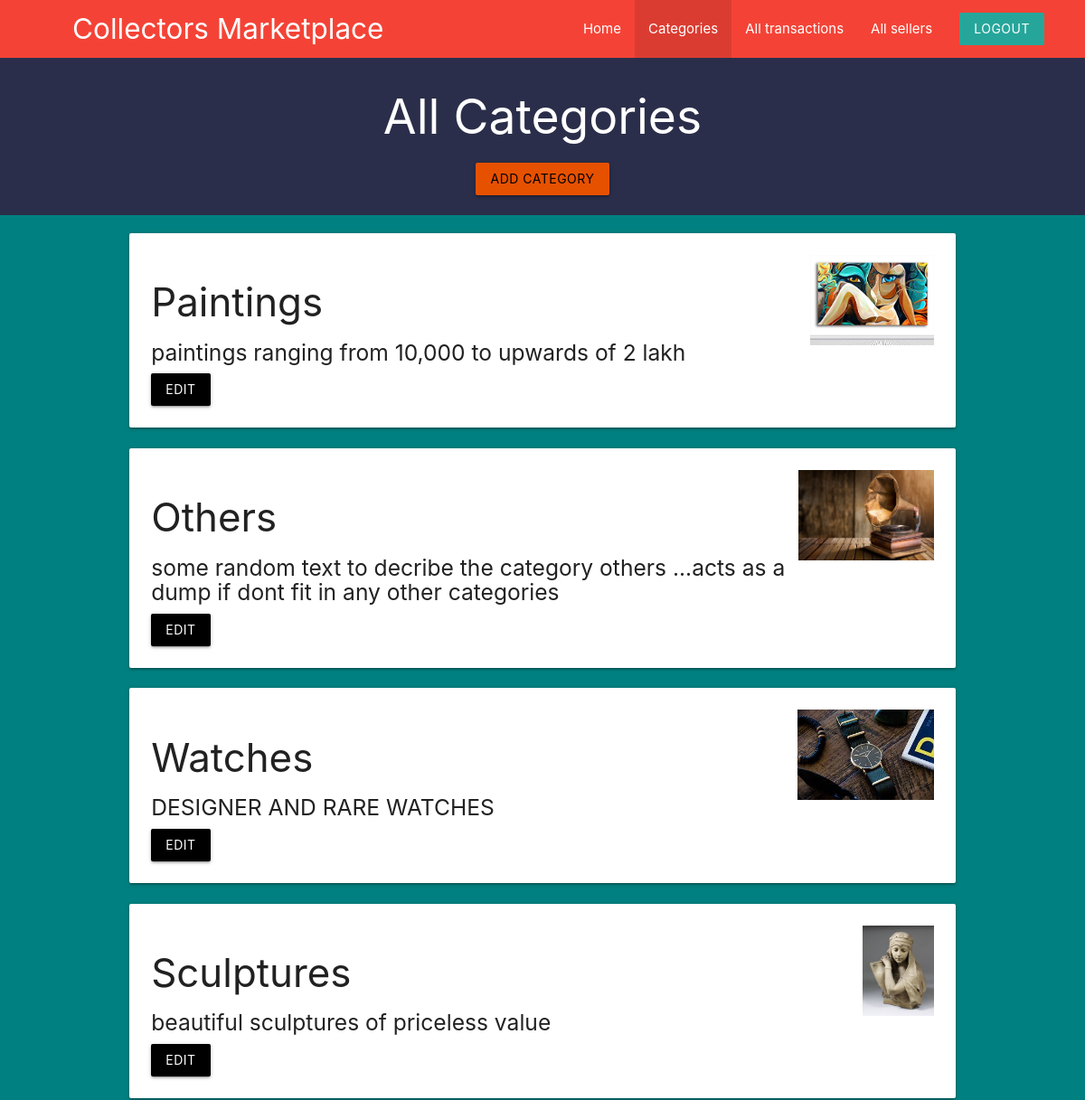
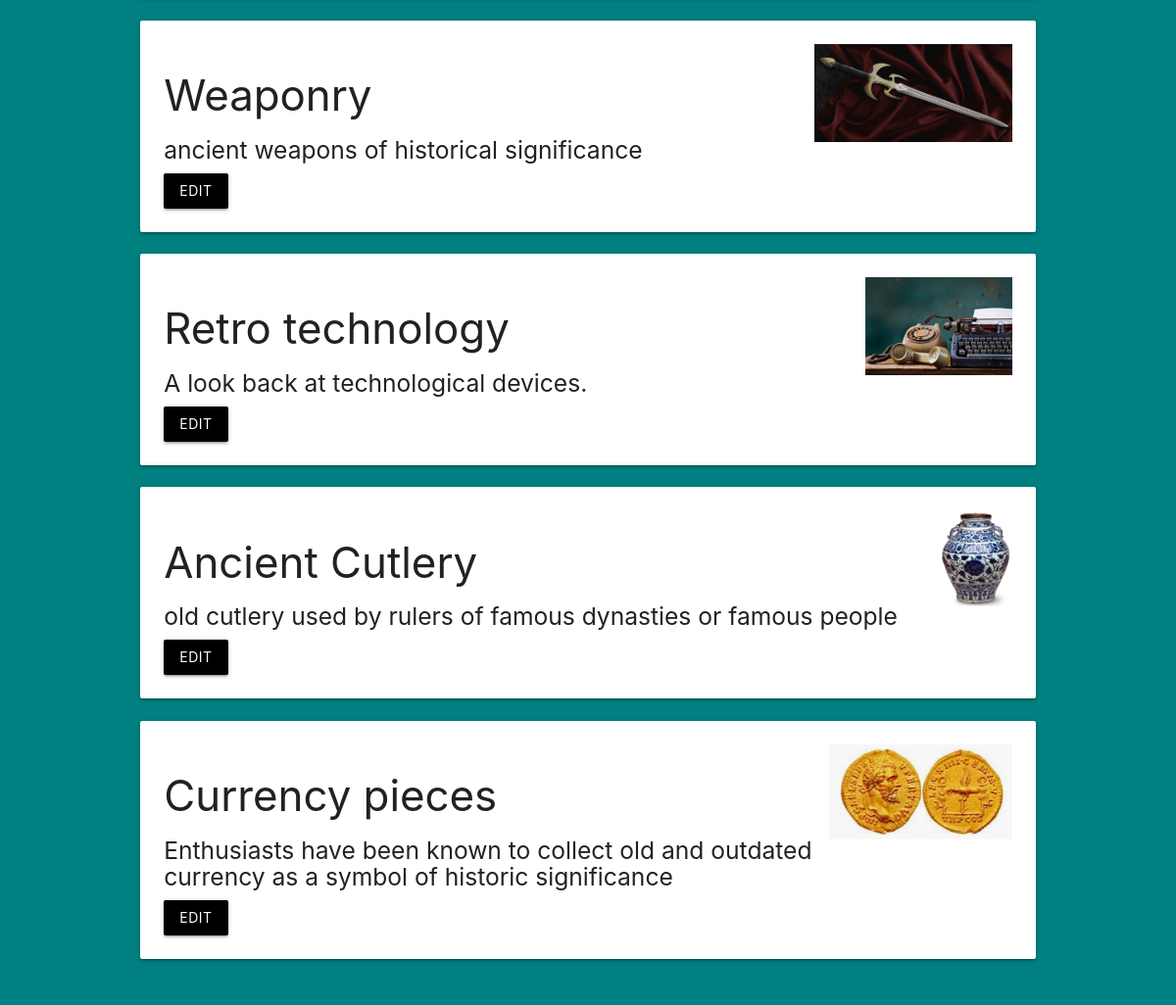
The app's page /admin/admin_categories.php (signed in) with its own data (2 pictures, top to bottom).
### tables this page shows
CREATE TABLE `category` (
  `cat_id` int(5) NOT NULL,
  `cat_name` varchar(255) NOT NULL,
  `cat_image` varchar(255) NOT NULL,
  `cat_status` tinyint(4) NOT NULL DEFAULT 1,
  `cat_description` text NOT NULL
);

### admin/admin_categories.php (the view, shortened to what this page needs)
<?php
    include("../templates/database_conn.php");
    $sql1="SELECT * FROM `category`";
    $res2=mysqli_query($con,$sql1);
    $row2 = mysqli_fetch_all($res2, MYSQLI_ASSOC);
?>
<!DOCTYPE html>
<html lang="en">
<head>
    <link rel="stylesheet" href="https://cdnjs.cloudflare.com/ajax/libs/materialize/1.0.0/css/materialize.min.css">
    <link rel="stylesheet" href="../templates/stylesheet.css">
</head>
<body style="background-color:#2b2e4a;" >
<nav class="red z-depth-0" style="padding-right: 30px;padding-left: 80px;">
		<div>
			<a href="#" class="brand-logo brand-text hide-on-med-and-down">Collectors Marketplace</a>
            <ul id="nav-mobile" class="right">
                <li><a href="adminpage.php">Home</a></li>
                <li class="active"><a href="admin_categories.php">Categories</a></li>
                <li><a href="all_transactions.php">All transactions</a></li>
                <li><a href="All_sellers.php">All sellers</a></li>
				<li><a href="admin_logout.php" class="btn brand z-depth-0">Logout</a></li>
		    </ul>
        </div>
</nav>
<div class="center">
    <h2 class="white-text" style="text-align:center;">All Categories</h2>
    <a href="add_cat.php" class="btn orange darken-4 black-text">ADD CATEGORY</a>
    <br>
    <br>
</div>
<div class="blackbgbg">
<div class="container">
    <section>
    <div class="row">
        <?php foreach($row2 as $cat){ ?>
            <div class="col s12 md6">
  				    <div class="card">
                        <div class="card-content">
                          <img src="<?php echo $cat['cat_image'];?>" class="right" height=100px>
                          <h3><?php print_r($cat['cat_name']); ?></h3>
                          <h5><?php print_r($cat['cat_description']);?></h5>
                          <a href="cat_edit.php?cat_id=<?php echo $cat['cat_id']?>" class="btn black">Edit</a>
                        </div>
                    </div>
            </div>
        <?php } ?>
    </div>
    </section>
</div>
</div>

### templates/stylesheet.css (style rules this page uses)
.container { width: 80%; margin: 0 auto; border: none; padding: 1%; }
.blackbgbg { background-color: teal; }

### records on screen
category: shows a picture, value "Paintings paintings ranging from 10,000 to upwards of 2 lakh"
category: shows a picture, value "Others some random text to decribe the category others ...acts as a dump if dont fit in any other categories"
category: shows a picture, value "Watches DESIGNER AND RARE WATCHES"
category: shows a picture, value "Sculptures beautiful sculptures of priceless value"
category: cat_image (picture), value "Weaponry ancient weapons of historical significance"
category: cat_image (picture), value "Retro technology A look back at technological devices."
category: cat_image (picture), value "Ancient Cutlery old cutlery used by rulers of famous dynasties or famous people"
category: cat_image (picture), value "Currency pieces Enthusiasts have been known to collect old and outdated currency as a symbol of historic significance"
